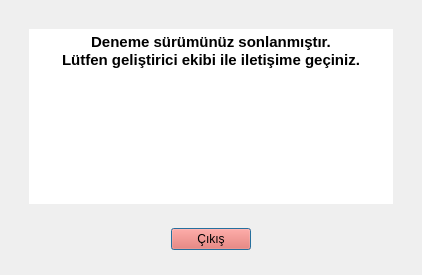
<?xml version="1.0" encoding="UTF-8"?>
<ui version="4.0">
 <class>Dialog</class>
 <widget class="QDialog" name="Dialog">
  <property name="geometry">
   <rect>
    <x>0</x>
    <y>0</y>
    <width>422</width>
    <height>275</height>
   </rect>
  </property>
  <property name="minimumSize">
   <size>
    <width>0</width>
    <height>275</height>
   </size>
  </property>
  <property name="windowTitle">
   <string>Dialog</string>
  </property>
  <property name="styleSheet">
   <string notr="true">QFrame {
border: none}</string>
  </property>
  <layout class="QVBoxLayout" name="verticalLayout">
   <item>
    <widget class="QFrame" name="frame">
     <property name="minimumSize">
      <size>
       <width>0</width>
       <height>257</height>
      </size>
     </property>
     <property name="frameShape">
      <enum>QFrame::StyledPanel</enum>
     </property>
     <property name="frameShadow">
      <enum>QFrame::Raised</enum>
     </property>
     <layout class="QVBoxLayout" name="verticalLayout_2">
      <item alignment="Qt::AlignTop">
       <widget class="QFrame" name="frame_2">
        <property name="frameShape">
         <enum>QFrame::StyledPanel</enum>
        </property>
        <property name="frameShadow">
         <enum>QFrame::Raised</enum>
        </property>
        <layout class="QHBoxLayout" name="horizontalLayout_2">
         <item alignment="Qt::AlignTop">
          <widget class="QTextBrowser" name="textBrowser">
           <property name="enabled">
            <bool>true</bool>
           </property>
           <property name="html">
            <string>&lt;!DOCTYPE HTML PUBLIC &quot;-//W3C//DTD HTML 4.0//EN&quot; &quot;http://www.w3.org/TR/REC-html40/strict.dtd&quot;&gt;
&lt;html&gt;&lt;head&gt;&lt;meta name=&quot;qrichtext&quot; content=&quot;1&quot; /&gt;&lt;style type=&quot;text/css&quot;&gt;
p, li { white-space: pre-wrap; }
&lt;/style&gt;&lt;/head&gt;&lt;body style=&quot; font-family:'Ubuntu'; font-size:11pt; font-weight:400; font-style:normal;&quot;&gt;
&lt;p align=&quot;center&quot; style=&quot; margin-top:0px; margin-bottom:0px; margin-left:0px; margin-right:0px; -qt-block-indent:0; text-indent:0px;&quot;&gt;&lt;span style=&quot; font-weight:600;&quot;&gt;Deneme sürümünüz sonlanmıştır.&lt;/span&gt;&lt;/p&gt;
&lt;p align=&quot;center&quot; style=&quot; margin-top:0px; margin-bottom:0px; margin-left:0px; margin-right:0px; -qt-block-indent:0; text-indent:0px;&quot;&gt;&lt;span style=&quot; font-weight:600;&quot;&gt;Lütfen geliştirici ekibi ile iletişime geçiniz.&lt;/span&gt;&lt;/p&gt;&lt;/body&gt;&lt;/html&gt;</string>
           </property>
          </widget>
         </item>
        </layout>
       </widget>
      </item>
      <item alignment="Qt::AlignHCenter|Qt::AlignBottom">
       <widget class="QFrame" name="frame_3">
        <property name="frameShape">
         <enum>QFrame::StyledPanel</enum>
        </property>
        <property name="frameShadow">
         <enum>QFrame::Raised</enum>
        </property>
        <layout class="QVBoxLayout" name="verticalLayout_3">
         <item alignment="Qt::AlignVCenter">
          <widget class="QPushButton" name="exitBtn">
           <property name="styleSheet">
            <string notr="true">background-color: rgb(246, 97, 81)</string>
           </property>
           <property name="text">
            <string>Çıkış</string>
           </property>
          </widget>
         </item>
        </layout>
       </widget>
      </item>
     </layout>
    </widget>
   </item>
  </layout>
 </widget>
 <resources/>
 <connections/>
</ui>
